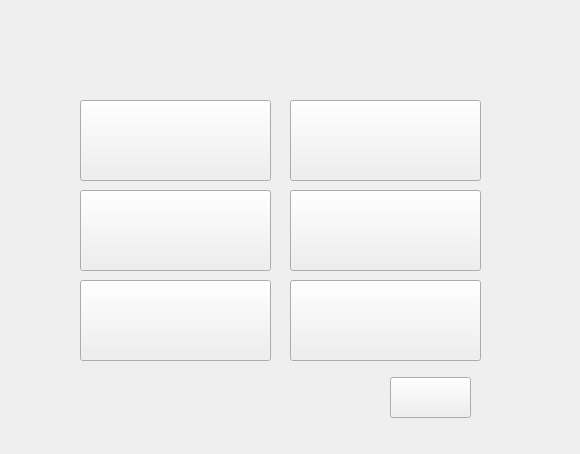
<?xml version="1.0" encoding="UTF-8"?>
<ui version="4.0">
 <class>vibration</class>
 <widget class="QWidget" name="vibration">
  <property name="geometry">
   <rect>
    <x>0</x>
    <y>0</y>
    <width>580</width>
    <height>454</height>
   </rect>
  </property>
  <property name="windowTitle">
   <string>Form</string>
  </property>
  <property name="styleSheet">
   <string notr="true">border-image: url(:/design/design/type_page_carhorn.png);</string>
  </property>
  <widget class="QPushButton" name="check_button">
   <property name="geometry">
    <rect>
     <x>390</x>
     <y>377</y>
     <width>81</width>
     <height>41</height>
    </rect>
   </property>
   <property name="styleSheet">
    <string notr="true">border-image: url(:/design/design/확인.png);</string>
   </property>
   <property name="text">
    <string/>
   </property>
  </widget>
  <widget class="QPushButton" name="pushButton">
   <property name="geometry">
    <rect>
     <x>80</x>
     <y>100</y>
     <width>191</width>
     <height>81</height>
    </rect>
   </property>
   <property name="styleSheet">
    <string notr="true">border-image: url(:/design/design/ptr1.png);</string>
   </property>
   <property name="text">
    <string/>
   </property>
  </widget>
  <widget class="QPushButton" name="pushButton_2">
   <property name="geometry">
    <rect>
     <x>290</x>
     <y>100</y>
     <width>191</width>
     <height>81</height>
    </rect>
   </property>
   <property name="styleSheet">
    <string notr="true">border-image: url(:/design/design/ptr2.png);</string>
   </property>
   <property name="text">
    <string/>
   </property>
  </widget>
  <widget class="QPushButton" name="pushButton_6">
   <property name="geometry">
    <rect>
     <x>290</x>
     <y>280</y>
     <width>191</width>
     <height>81</height>
    </rect>
   </property>
   <property name="styleSheet">
    <string notr="true">border-image: url(:/design/design/ptr6.png);</string>
   </property>
   <property name="text">
    <string/>
   </property>
  </widget>
  <widget class="QPushButton" name="pushButton_4">
   <property name="geometry">
    <rect>
     <x>290</x>
     <y>190</y>
     <width>191</width>
     <height>81</height>
    </rect>
   </property>
   <property name="styleSheet">
    <string notr="true">border-image: url(:/design/design/ptr4.png);</string>
   </property>
   <property name="text">
    <string/>
   </property>
  </widget>
  <widget class="QPushButton" name="pushButton_3">
   <property name="geometry">
    <rect>
     <x>80</x>
     <y>190</y>
     <width>191</width>
     <height>81</height>
    </rect>
   </property>
   <property name="styleSheet">
    <string notr="true">border-image: url(:/design/design/ptr3.png);</string>
   </property>
   <property name="text">
    <string/>
   </property>
  </widget>
  <widget class="QPushButton" name="pushButton_5">
   <property name="geometry">
    <rect>
     <x>80</x>
     <y>280</y>
     <width>191</width>
     <height>81</height>
    </rect>
   </property>
   <property name="styleSheet">
    <string notr="true">border-image: url(:/design/design/ptr5.png);</string>
   </property>
   <property name="text">
    <string/>
   </property>
  </widget>
 </widget>
 <resources>
  <include location="gui_design.qrc"/>
  <include location="gui_design.qrc"/>
 </resources>
 <connections/>
</ui>
